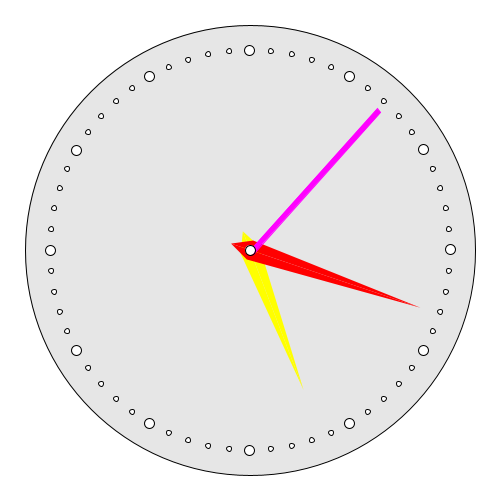
Frame 1 (no input)
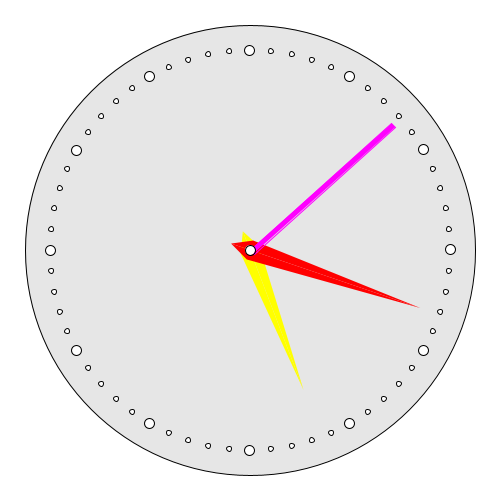
Frame 60 (the mouse pressed at the canvas centre just before this capture)
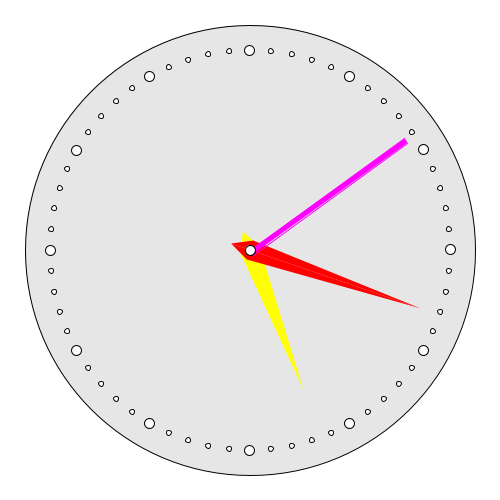
Frame 120 (the mouse held since frame 60 and released just before this capture)

The Processing sketch that drew these frames (run headless with seeded random() and noise(); from frame 60 on, the mouse is pressed at the canvas centre):

// Processing sketch: Horloge
// ── Horloge.pde
PShape horloge;
PShape heure;
PShape minute;
TimeMillis time;

void setup() {
  size(500, 500);
  time = new TimeMillis();
  horloge = creerHorloge();
  minute = creerAiguille(180, color(255, 0, 0));
  heure = creerAiguille(150, color(255, 255, 0));
  frameRate(60);
  pixelDensity(displayDensity());
  hint(DISABLE_DEPTH_TEST);
}

void draw() {
  background(255);
  
  PShape trotteuse = createShape(RECT, 0, 0, 5, -190);
  trotteuse.rotate(time.s() * TWO_PI / 12 / 5 * 60);
  trotteuse.setFill(color(255, 0, 255));
  trotteuse.setStroke(color(255, 0, 255));
  
  PShape pointCentral = createShape(ELLIPSE, 0, 0, 10, 10);
  pointCentral.setFill(255);

  translate(height / 2, width / 2);
  shape(horloge);
  pushMatrix();
    rotate(time.h() * TWO_PI / 12 / 5 * 60);
    shape(heure);
  popMatrix();
  pushMatrix();
    rotate(time.m() * TWO_PI / 12 / 5 * 60);
    shape(minute);
  popMatrix();
  shape(trotteuse);
  shape(pointCentral);
  
  /*fill(255, 0, 0);
  float secPrecis = second() + time.s();
  beginShape();        // trotteuse
    vertex(3, 0);
    vertex(0, 5);
    vertex(cos((secPrecis - 15) * TWO_PI/12/5) * (height / 2 - 60) - 1, sin((secPrecis - 15) * TWO_PI/12/5) * (height / 2 - 60));
    vertex(cos((secPrecis - 15) * TWO_PI/12/5) * (height / 2 - 60), sin((secPrecis - 15) * TWO_PI/12/5) * (height / 2 - 60) - 5);
    translate(height / 2, width / 2);
  endShape(CLOSE);
  
  //float seconds = second() / 10;
  float minPrecis = minute() + time.s();
  fill(255, 255, 0);
  beginShape();        // minutes
    vertex(0, 0);
    vertex(0, 0);
    vertex(cos((minPrecis - 15) * TWO_PI/12/5) * (height / 2 - 70) - 1, sin((minPrecis - 15) * TWO_PI/12/5) * (height / 2 - 70));
    vertex(cos((minPrecis - 15) * TWO_PI/12/5) * (height / 2 - 70), sin((minPrecis - 15) * TWO_PI/12/5) * (height / 2 - 70) - 5);
  endShape(CLOSE);
  
  float hour = hour();
  if(hour > 12) {
    hour -=12;
  }
  hour += time.m();
  fill(255, 0, 255);
  beginShape();        // heure
    vertex(0, 0);
    vertex(0, 0);
    vertex(cos((hour - 3) * TWO_PI/12) * (height / 2 - 100) - 1, sin((hour - 3) * TWO_PI/12) * (height / 2 - 100));
    vertex(cos((hour - 3) * TWO_PI/12) * (height / 2 - 100), sin((hour - 3) * TWO_PI/12) * (height / 2 - 100) - 5);
  endShape(CLOSE);*/
}

PShape creerHorloge() {
  PShape group = createShape(GROUP);
  PShape groupePoints = createShape(GROUP);
    
  PShape cadrant = createShape(ELLIPSE, 0, 0, height - 50, width - 50); 
  
  cadrant.setFill(color(230));
  
  for(float i = TWO_PI/12; i < TWO_PI; i += (TWO_PI/12)) {
    PShape h = createShape(ELLIPSE, cos(i) * (height / 2 - 50), sin(i) * (width / 2 - 50), 10, 10);
    h.setFill(color(255));
    groupePoints.addChild(h);
    
    PShape m1 = createShape(ELLIPSE, cos(i + TWO_PI/12/5) * (height / 2 - 50), sin(i + TWO_PI/12/5) * (width / 2 - 50), 5, 5);      //En cercle qui marchent bien du début
    PShape m2 = createShape(ELLIPSE, cos(i + 2*TWO_PI/12/5) * (height / 2 - 50), sin(i + 2*TWO_PI/12/5) * (width / 2 - 50), 5, 5);
    PShape m3 = createShape(ELLIPSE, cos(i + 3*TWO_PI/12/5) * (height / 2 - 50), sin(i + 3*TWO_PI/12/5) * (width / 2 - 50), 5, 5);
    PShape m4 = createShape(ELLIPSE, cos(i + 4*TWO_PI/12/5) * (height / 2 - 50), sin(i + 4*TWO_PI/12/5) * (width / 2 - 50), 5, 5);
    
    /*PShape m1 = createShape(RECT, cos(i + TWO_PI/12/5) * (height / 2 - 50), sin(i + TWO_PI/12/5) * (width / 2 - 50), 5, 5);           //En carré
    pushMatrix();
      translate(height / 2, width / 2);
      rotate(i*TWO_PI/12*5);
      shape(m1);
    popMatrix();
    PShape m2 = createShape(RECT, cos(i + 2*TWO_PI/12/5) * (height / 2 - 50), sin(i + 2*TWO_PI/12/5) * (width / 2 - 50), 5, 5);
    PShape m3 = createShape(RECT, cos(i + 3*TWO_PI/12/5) * (height / 2 - 50), sin(i + 3*TWO_PI/12/5) * (width / 2 - 50), 5, 5);
    PShape m4 = createShape(RECT, cos(i + 4*TWO_PI/12/5) * (height / 2 - 50), sin(i + 4*TWO_PI/12/5) * (width / 2 - 50), 5, 5);*/
    groupePoints.addChild(m1);
    groupePoints.addChild(m2);
    groupePoints.addChild(m3);
    groupePoints.addChild(m4);
    m1.setFill(color(255));
    m2.setFill(color(255));
    m3.setFill(color(255));
    m4.setFill(color(255));
}
  
  group.addChild(cadrant);
  group.addChild(groupePoints);
  
  return group;
}

PShape creerAiguille(int taille, color a) {
  PShape aiguille = createShape();
  aiguille.beginShape(TRIANGLE_STRIP);
  aiguille.fill(a);
  aiguille.vertex(-10, 0);
  aiguille.vertex(0, 20);
  aiguille.vertex(0, -taille);
  aiguille.vertex(10, 0);
  aiguille.noStroke();
  aiguille.endShape();
  return aiguille;
}

// ── TimeMillis.pde
class TimeMillis {
  int start;
  int hourMs;
  int minMs;
  int secMs;
  
  TimeMillis() {
    //println(hour());
    hourMs = (hour()*60*60 + minute()*60 + second()) * 1000;
    minMs  = (minute()*60 + second()) * 1000;
    secMs  = second() * 1000;
    start  = millis(); // temps écoulé depuis le début du programme.
  }
  
  /* Heure actuelle sous la forme d'un réel entre 0 et 1 sur la journée. */
  float h() {
    int dt = (millis() - start);
    return ((((((hourMs + dt) / 1000f) / 60f) / 60f ) % 12f) / 12f);
  }
  
  /* Minute actuelle sous la forme d'un réel entre 0 et 1 sur l'heure. */
  float m() {
    int dt = (millis() - start);
    return (((minMs + dt) / 1000f) / 60f) / 60f % 1;
  }
  
  /* Seconde actuelle sous la forme d'un réel entre 0 et 1 sur la minute. */
  float s() {
    int dt = (millis() - start);
    return ((secMs + dt) / 1000f) / 60f % 1;
  }
}
